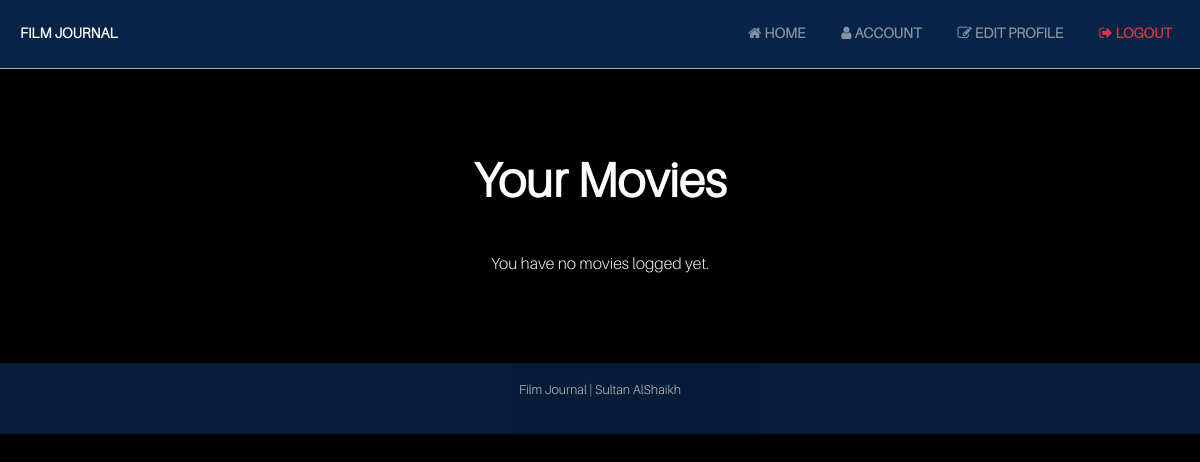
Page /account (signed in) on the earlier database version.
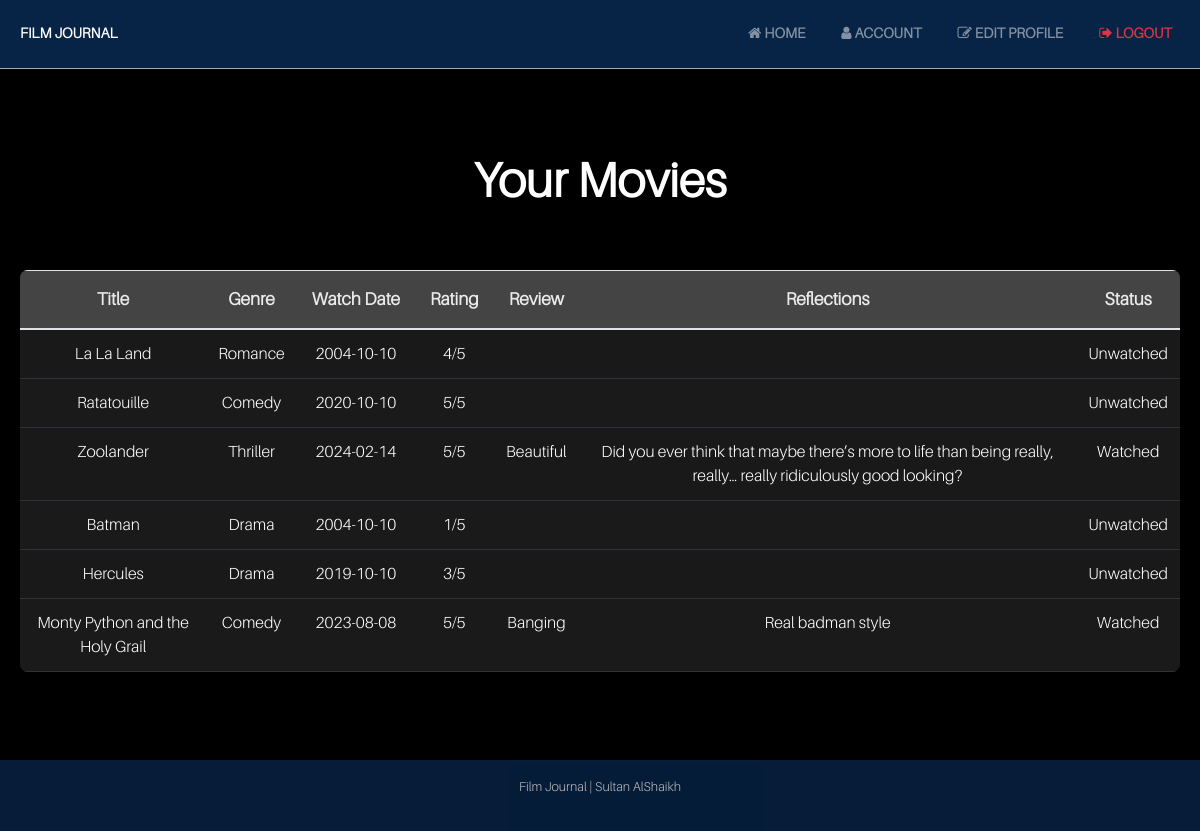
Same page on the later database version.
### app/models.py (models this page shows, shortened)
class Movie(db.Model):
    __tablename__ = 'movie'
    id = db.Column(db.Integer, primary_key=True)
    title = db.Column(db.String(100), nullable=False)
    rating = db.Column(db.Integer, nullable=False)
    watch_date = db.Column(db.Date)
    genre = db.Column(db.String(50))
    review = db.Column(db.String(500))
    reflections = db.Column(db.String(500))
    watched = db.Column(db.Boolean, default=False)
    tmdb_id = db.Column(db.Integer, unique=True, nullable=True)
    poster_url = db.Column(db.String(255), nullable=True)
    user_id = db.Column(db.Integer, db.ForeignKey('user.id'), nullable=False)
    likes = db.relationship('Like', backref='liked_movie', lazy='dynamic')

### app/views.py (the view)
@app.route('/account')
@login_required
def account():
    movies = Movie.query.filter_by(user_id=current_user.id).all()
    return render_template('account.html', movies=movies)

### app/__init__.py (called while the page is built)
@login_manager.user_loader
def load_user(user_id):
    return models.User.query.get(int(user_id))

### app/templates/account.html (shortened to what this page needs)
{% extends "base.html" %}
{% block content %}
<h1>Your Movies</h1>
{% if movies %}
  <div class="table-container">
    <table class="table table-striped">
      <thead>
        <tr>
          <th>Title</th>
          <th>Genre</th>
          <th>Watch Date</th>
          <th>Rating</th>
          <th>Review</th>
          <th>Reflections</th>
          <th>Status</th>
        </tr>
      </thead>
      <tbody>
        {% for movie in movies %}
        <tr>
          <td>{{ movie.title }}</td>
          <td>{{ movie.genre }}</td>
          <td>{{ movie.watch_date.strftime('%Y-%m-%d') if movie.watch_date else 'N/A' }}</td>
          <td>{{ movie.rating }}/5</td>
          <td>{{ movie.review }}</td>
          <td>{{ movie.reflections }}</td>
          <td>{{ 'Watched' if movie.watched else 'Unwatched' }}</td>
        </tr>
        {% endfor %}
      </tbody>
    </table>
  </div>
{% else %}
  <p>You have no movies logged yet.</p>
{% endif %}
{% endblock %}

### app/templates/base.html (shortened to what this page needs)
<!DOCTYPE html>
<html lang="en">
<head>
  <link rel="stylesheet" href="https://stackpath.bootstrapcdn.com/bootstrap/4.5.2/css/bootstrap.min.css">
  <link rel="stylesheet" href="{{ url_for('static', filename='styles.css') }}">
  <link rel="stylesheet" href="https://cdnjs.cloudflare.com/ajax/libs/font-awesome/4.7.0/css/font-awesome.min.css">
</head>
<body>
  <nav class="navbar navbar-expand-lg navbar-dark" style="background-color: rgba(26, 115, 232, 0.3);">
    <a class="navbar-brand font-weight-bold" href="{{ url_for('landing_page') }}">Film Journal</a>
    <div class="collapse navbar-collapse" id="navbarNav">
      <ul class="navbar-nav ml-auto">
        {% if current_user.is_authenticated %}
        <li class="nav-item">
          <a class="nav-link" href="{{ url_for('home') }}">
            <i class="fa fa-home"></i> Home
          </a>
        </li>
          <li class="nav-item">
            <a class="nav-link" href="{{ url_for('account') }}">
              <i class="fa fa-user"></i> Account
            </a>
          </li>
          <li class="nav-item">
            <a class="nav-link" href="{{ url_for('edit_profile') }}">
              <i class="fa fa-edit"></i> Edit Profile
            </a>
          </li>
          <li class="nav-item">
            <a class="nav-link text-danger font-weight-bold" href="{{ url_for('logout') }}">
              <i class="fa fa-sign-out"></i> Logout
            </a>
          </li>
        {% endif %}
      </ul>
    </div>
  </nav>
  <div class="container mt-4">
    {% block content %}{% endblock %}
  </div>
  <footer class="text-white text-center py-3 mt-5" style="background-color: rgba(26, 115, 232, 0.3);">
    <p>Film Journal | Sultan AlShaikh</p>
  </footer>
</body>
</html>

### app/static/styles.css (style rules this page uses)
:root { --primary-color: #000000; --secondary-color: #FFFFFF; --highlight-color: #1A73E8; --card-background: #1A1A1A; --text-color: #EAEAEA; --button-hover: #0056b3; --shadow-color: rgba(0, 0, 0, 0.5); --gold-color: #FFD700; --gray-star: #ccc; }
body { font-family: 'Aileron Light', Arial, sans-serif; background-color: var(--primary-color); color: var(--text-color); margin: 0; padding: 0; line-height: 1.5; }
h1 { font-family: 'Aileron Light', Arial, sans-serif; font-size: 3rem; font-weight: 700; color: var(--secondary-color); text-align: center; margin: 40px 0; }
p { font-family: 'Aileron Light', Arial, sans-serif; color: var(--text-color); line-height: 1.8; text-align: center; }
footer { text-align: center; margin-top: 20px; color: var(--text-color); font-size: 0.8rem; opacity: 0.8; }
.navbar { background-color: var(--primary-color); border-bottom: 1px solid #aaaaaa; padding: 15px 0; padding-left: 20px; }
.navbar a { color: var(--secondary-color); font-weight: bold; margin-right: 20px; text-transform: uppercase; transition: color 0.3s ease; font-size: 0.9rem; }
.table { background-color: var(--card-background); border-radius: 8px; box-shadow: 0 8px 16px var(--shadow-color); overflow: hidden; margin: 20px 0; width: 100%; }
.table th { background-color: #444444; color: var(--text-color); text-align: center; padding: 15px; white-space: nowrap; font-weight: 600; font-size: 1.1rem; }
.table td { text-align: center; padding: 12px; color: var(--secondary-color); border-bottom: 1px solid #2E323A; }
.table-container { overflow-x: auto; -webkit-overflow-scrolling: touch; }
.table-container .table { width: 100%; }
.container { max-width: 1200px; padding: 20px; display: flex; flex-direction: column; align-items: center; justify-content: center; }

Differences in the rows shown:
added Movie: title "La La Land", genre "Romance", watch_date "2004-10-10", rating "4", watched "Unwatched"
added Movie: title "Ratatouille", genre "Comedy", watch_date "2020-10-10", rating "5", watched "Unwatched"
added Movie: title "Zoolander", genre "Thriller", watch_date "2024-02-14", rating "5", review "Beautiful", reflections "Did you ever think that maybe there’s more to life than being really, really… really ridiculously good looking?", watched "Watched"
added Movie: title "Batman", genre "Drama", watch_date "2004-10-10", rating "1", watched "Unwatched"
added Movie: title "Hercules", genre "Drama", watch_date "2019-10-10", rating "3", watched "Unwatched"
added Movie: title "Monty Python and the Holy Grail", genre "Comedy", watch_date "2023-08-08", rating "5", review "Banging", reflections "Real badman style", watched "Watched"
Other differences:
text no longer shown: "You have no movies logged yet."
text now shown: "Title Genre Watch Date Rating Review Reflections Status"
